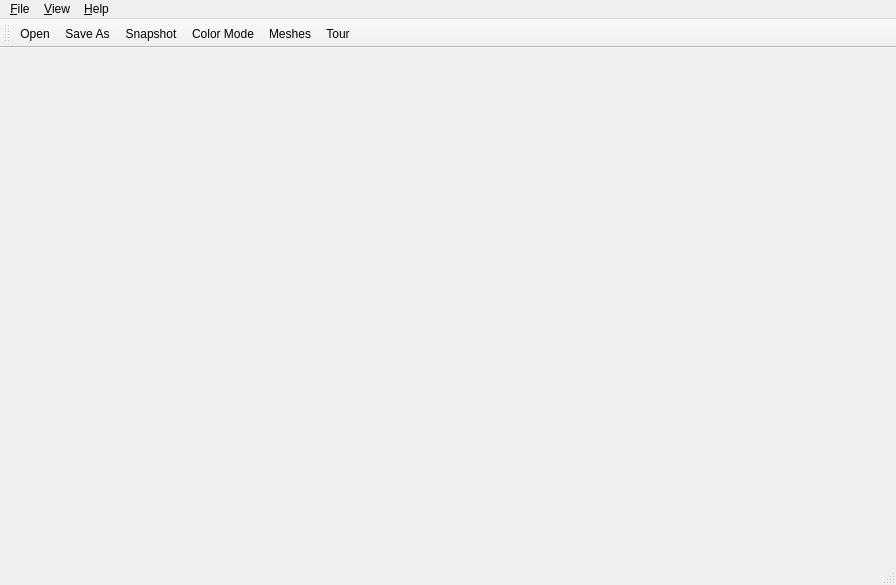
<?xml version="1.0" encoding="UTF-8"?>
<ui version="4.0">
 <class>PCDViewerMainWindow</class>
 <widget class="QMainWindow" name="PCDViewerMainWindow">
  <property name="windowModality">
   <enum>Qt::NonModal</enum>
  </property>
  <property name="geometry">
   <rect>
    <x>0</x>
    <y>0</y>
    <width>896</width>
    <height>585</height>
   </rect>
  </property>
  <property name="minimumSize">
   <size>
    <width>0</width>
    <height>0</height>
   </size>
  </property>
  <property name="maximumSize">
   <size>
    <width>5000</width>
    <height>5000</height>
   </size>
  </property>
  <property name="windowTitle">
   <string>PCLViewer</string>
  </property>
  <widget class="QWidget" name="centralwidget">
   <layout class="QHBoxLayout" name="horizontalLayout_3">
    <item>
     <widget class="QVTKWidget" name="qvtkWidget" native="true"/>
    </item>
   </layout>
  </widget>
  <widget class="QMenuBar" name="menuBar">
   <property name="geometry">
    <rect>
     <x>0</x>
     <y>0</y>
     <width>896</width>
     <height>25</height>
    </rect>
   </property>
   <property name="nativeMenuBar">
    <bool>true</bool>
   </property>
   <widget class="QMenu" name="menu_File">
    <property name="title">
     <string>&amp;File</string>
    </property>
    <addaction name="action_Open"/>
    <addaction name="action_Save"/>
    <addaction name="separator"/>
    <addaction name="action_Close"/>
   </widget>
   <widget class="QMenu" name="menu_About">
    <property name="title">
     <string>&amp;Help</string>
    </property>
    <addaction name="action_About"/>
    <addaction name="actionHelpInfo"/>
   </widget>
   <widget class="QMenu" name="menu_Color_Mode">
    <property name="title">
     <string>&amp;View</string>
    </property>
    <addaction name="action_Color_Mode"/>
    <addaction name="action_Triangulation"/>
    <addaction name="actionTour"/>
    <addaction name="actionSet_Camera"/>
    <addaction name="actionSnapshot"/>
   </widget>
   <addaction name="menu_File"/>
   <addaction name="menu_Color_Mode"/>
   <addaction name="menu_About"/>
  </widget>
  <widget class="QToolBar" name="toolBar">
   <property name="windowTitle">
    <string>toolBar</string>
   </property>
   <attribute name="toolBarArea">
    <enum>TopToolBarArea</enum>
   </attribute>
   <attribute name="toolBarBreak">
    <bool>false</bool>
   </attribute>
   <addaction name="action_Open"/>
   <addaction name="action_Save"/>
   <addaction name="actionSnapshot"/>
   <addaction name="action_Color_Mode"/>
   <addaction name="action_Triangulation"/>
   <addaction name="actionTour"/>
  </widget>
  <widget class="QStatusBar" name="statusBar"/>
  <action name="action_Open">
   <property name="icon">
    <iconset>
     <normaloff>:/resources/Open-icon.png</normaloff>:/resources/Open-icon.png</iconset>
   </property>
   <property name="text">
    <string>&amp;Open ...</string>
   </property>
   <property name="toolTip">
    <string>Open a Point Cloud Data file (*.pcd *.ply).</string>
   </property>
   <property name="statusTip">
    <string>Click to open a Point Cloud Data file (*.pcd *.ply).</string>
   </property>
   <property name="shortcut">
    <string>Ctrl+O</string>
   </property>
  </action>
  <action name="action_About">
   <property name="icon">
    <iconset>
     <normaloff>:/resources/About-icon.png</normaloff>:/resources/About-icon.png</iconset>
   </property>
   <property name="text">
    <string>&amp;About</string>
   </property>
  </action>
  <action name="action_Close">
   <property name="icon">
    <iconset>
     <normaloff>:/resources/Close-icon.png</normaloff>:/resources/Close-icon.png</iconset>
   </property>
   <property name="text">
    <string>&amp;Exit</string>
   </property>
   <property name="shortcut">
    <string>Ctrl+Q</string>
   </property>
  </action>
  <action name="action_Save">
   <property name="icon">
    <iconset>
     <normaloff>:/resources/Save-icon.png</normaloff>:/resources/Save-icon.png</iconset>
   </property>
   <property name="text">
    <string>&amp;Save As ...</string>
   </property>
   <property name="toolTip">
    <string>Save a copy of the data in display</string>
   </property>
   <property name="statusTip">
    <string>Click to save a copy of the data in display as a Point Cloud Data file (*.pcd *.ply).</string>
   </property>
   <property name="shortcut">
    <string>Ctrl+S</string>
   </property>
  </action>
  <action name="action_Color_Mode">
   <property name="icon">
    <iconset>
     <normaloff>:/resources/Color-icon.png</normaloff>:/resources/Color-icon.png</iconset>
   </property>
   <property name="text">
    <string>&amp;Color Mode ...</string>
   </property>
   <property name="toolTip">
    <string>Color Mode (Ctrl+C)</string>
   </property>
   <property name="shortcut">
    <string>Ctrl+C</string>
   </property>
  </action>
  <action name="action_Triangulation">
   <property name="icon">
    <iconset>
     <normaloff>:/resources/Icon-meshes.png</normaloff>:/resources/Icon-meshes.png</iconset>
   </property>
   <property name="text">
    <string>&amp;Meshes</string>
   </property>
   <property name="toolTip">
    <string>Add meshes to the plot (Ctrl+M)</string>
   </property>
   <property name="statusTip">
    <string>Click to configure and add.</string>
   </property>
   <property name="shortcut">
    <string>Ctrl+M</string>
   </property>
  </action>
  <action name="actionTour">
   <property name="text">
    <string>Tour ...</string>
   </property>
   <property name="toolTip">
    <string>Tour(Ctrl+T)</string>
   </property>
   <property name="shortcut">
    <string>Ctrl+T</string>
   </property>
  </action>
  <action name="actionSet_Camera">
   <property name="text">
    <string>Set Camera ...</string>
   </property>
  </action>
  <action name="actionSnapshot">
   <property name="icon">
    <iconset>
     <normaloff>:/resources/Snapshot.png</normaloff>:/resources/Snapshot.png</iconset>
   </property>
   <property name="text">
    <string>Snapshot</string>
   </property>
   <property name="toolTip">
    <string>Snapshot (Alt+S)</string>
   </property>
   <property name="statusTip">
    <string>Click to take a snapshot of the plot.</string>
   </property>
   <property name="shortcut">
    <string>Alt+S</string>
   </property>
  </action>
  <action name="actionHelpInfo">
   <property name="text">
    <string>&amp;Help info ...</string>
   </property>
   <property name="shortcut">
    <string>Ctrl+H</string>
   </property>
  </action>
 </widget>
 <customwidgets>
  <customwidget>
   <class>QVTKWidget</class>
   <extends>QWidget</extends>
   <header location="global">QVTKWidget.h</header>
   <container>1</container>
  </customwidget>
 </customwidgets>
 <resources/>
 <connections/>
</ui>
